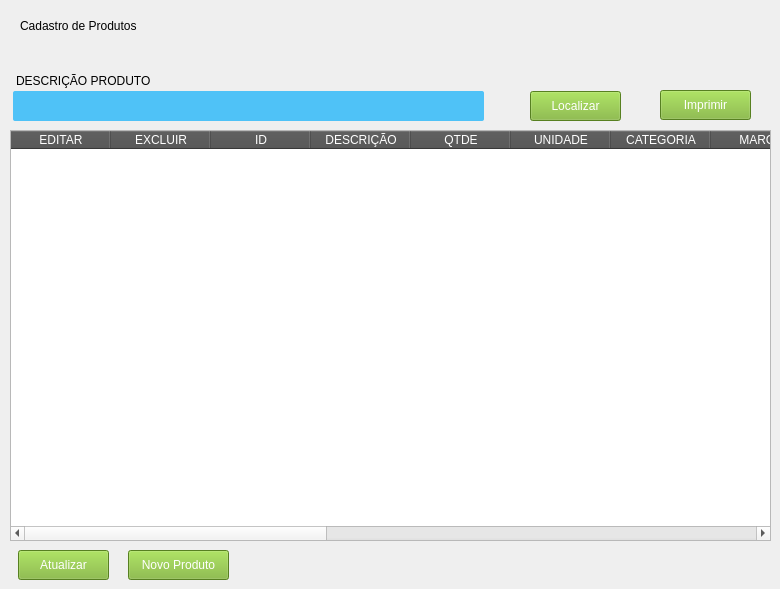
       <widget class="QWidget" name="formDataTableProduto">
        <widget class="QTableWidget" name="dt_Produto">
         <property name="geometry">
          <rect>
           <x>10</x>
           <y>130</y>
           <width>761</width>
           <height>411</height>
          </rect>
         </property>
         <property name="styleSheet">
          <string notr="true">::section { background-color:#4f4f4f; color:#ffffff; }</string>
         </property>
         <column>
          <property name="text">
           <string>EDITAR</string>
          </property>
         </column>
         <column>
          <property name="text">
           <string>EXCLUIR</string>
          </property>
         </column>
         <column>
          <property name="text">
           <string>ID</string>
          </property>
         </column>
         <column>
          <property name="text">
           <string>DESCRIÇÃO</string>
          </property>
         </column>
         <column>
          <property name="text">
           <string>QTDE</string>
          </property>
         </column>
         <column>
          <property name="text">
           <string>UNIDADE</string>
          </property>
         </column>
         <column>
          <property name="text">
           <string>CATEGORIA</string>
          </property>
         </column>
         <column>
          <property name="text">
           <string>MARCA</string>
          </property>
         </column>
         <column>
          <property name="text">
           <string>ÚLTIMAS COMPRAS</string>
          </property>
         </column>
         <column>
          <property name="text">
           <string>PREÇO CUSTO</string>
          </property>
         </column>
         <column>
          <property name="text">
           <string>PREÇO VAREJO</string>
          </property>
         </column>
         <column>
          <property name="text">
           <string>PREÇO ATACADO</string>
          </property>
         </column>
         <column>
          <property name="text">
           <string>QTDE MÍNIMA</string>
          </property>
         </column>
         <column>
          <property name="text">
           <string>QTDE MÁXIMA</string>
          </property>
         </column>
         <column>
          <property name="text">
           <string>QTDE ATACADO</string>
          </property>
         </column>
         <column>
          <property name="text">
           <string>OBSERVAÇÃO</string>
          </property>
         </column>
         <column>
          <property name="text">
           <string>ATIVO</string>
          </property>
         </column>
        </widget>
        <widget class="QLabel" name="lbl_titulo_cadastro_produtos">
         <property name="geometry">
          <rect>
           <x>20</x>
           <y>10</y>
           <width>731</width>
           <height>31</height>
          </rect>
         </property>
         <property name="styleSheet">
          <string notr="true">font: 700 20pt &quot;Arial&quot;;
border-bottom: 2px solid;</string>
         </property>
         <property name="text">
          <string>Cadastro de Produtos</string>
         </property>
        </widget>
        <widget class="QLineEdit" name="search_produto_descricao">
         <property name="geometry">
          <rect>
           <x>13</x>
           <y>91</y>
           <width>471</width>
           <height>30</height>
          </rect>
         </property>
         <property name="styleSheet">
          <string notr="true">QLineEdit{
	background-color: #4fc2f7;
	font: 12pt &quot;Arial&quot;;
	color: rgb(255, 255, 255);
	border:none;
	border-radius: 2px;
}

QLineEdit:Focus {
	border: 1px solid red;
}</string>
         </property>
        </widget>
        <widget class="QPushButton" name="btn_search_produto">
         <property name="geometry">
          <rect>
           <x>530</x>
           <y>91</y>
           <width>91</width>
           <height>30</height>
          </rect>
         </property>
         <property name="styleSheet">
          <string notr="true">QPushButton {
	font: 10pt &quot;Arial&quot;;
	background-color: #7AB32E;
	color: #FFF;
 }
QPushButton:hover{
	background-color: rgb(0, 170, 0);
}</string>
         </property>
         <property name="text">
          <string>Localizar</string>
         </property>
         <property name="icon">
          <iconset>
           <normaloff>icons/iconSearch.png</normaloff>icons/iconSearch.png</iconset>
         </property>
        </widget>
        <widget class="QPushButton" name="btn_refresh_data_table_produto">
         <property name="geometry">
          <rect>
           <x>18</x>
           <y>550</y>
           <width>91</width>
           <height>30</height>
          </rect>
         </property>
         <property name="styleSheet">
          <string notr="true">QPushButton {
	font: 10pt &quot;Arial&quot;;
	background-color: #7AB32E;
	color: #FFF;
 }
QPushButton:hover{
	background-color: rgb(0, 170, 0);
}</string>
         </property>
         <property name="text">
          <string>Atualizar</string>
         </property>
         <property name="icon">
          <iconset>
           <normaloff>icons/iconRefresh.png</normaloff>icons/iconRefresh.png</iconset>
         </property>
        </widget>
        <widget class="QPushButton" name="btn_add_produto">
         <property name="geometry">
          <rect>
           <x>128</x>
           <y>550</y>
           <width>101</width>
           <height>30</height>
          </rect>
         </property>
         <property name="styleSheet">
          <string notr="true">QPushButton {
	font: 10pt &quot;Arial&quot;;
	background-color: #7AB32E;
	color: #FFF;
 }
QPushButton:hover{
	background-color: rgb(0, 170, 0);
}</string>
         </property>
         <property name="text">
          <string>Novo Produto</string>
         </property>
         <property name="icon">
          <iconset>
           <normaloff>icons/iconAdd.png</normaloff>icons/iconAdd.png</iconset>
         </property>
        </widget>
        <widget class="QLabel" name="label_42">
         <property name="geometry">
          <rect>
           <x>16</x>
           <y>73</y>
           <width>151</width>
           <height>16</height>
          </rect>
         </property>
         <property name="styleSheet">
          <string notr="true">font: 700 10pt &quot;Arial&quot;;</string>
         </property>
         <property name="text">
          <string>DESCRIÇÃO PRODUTO</string>
         </property>
        </widget>
        <widget class="QPushButton" name="btn_relatorio_produto">
         <property name="geometry">
          <rect>
           <x>660</x>
           <y>90</y>
           <width>91</width>
           <height>30</height>
          </rect>
         </property>
         <property name="styleSheet">
          <string notr="true">QPushButton {
	font: 10pt &quot;Arial&quot;;
	background-color: #7AB32E;
	color: #FFF;
 }
QPushButton:hover{
	background-color: rgb(0, 170, 0);
}</string>
         </property>
         <property name="text">
          <string>Imprimir</string>
         </property>
         <property name="icon">
          <iconset>
           <normaloff>icons/iconPrint.png</normaloff>icons/iconPrint.png</iconset>
         </property>
         <property name="iconSize">
          <size>
           <width>20</width>
           <height>32</height>
          </size>
         </property>
        </widget>
       </widget>
